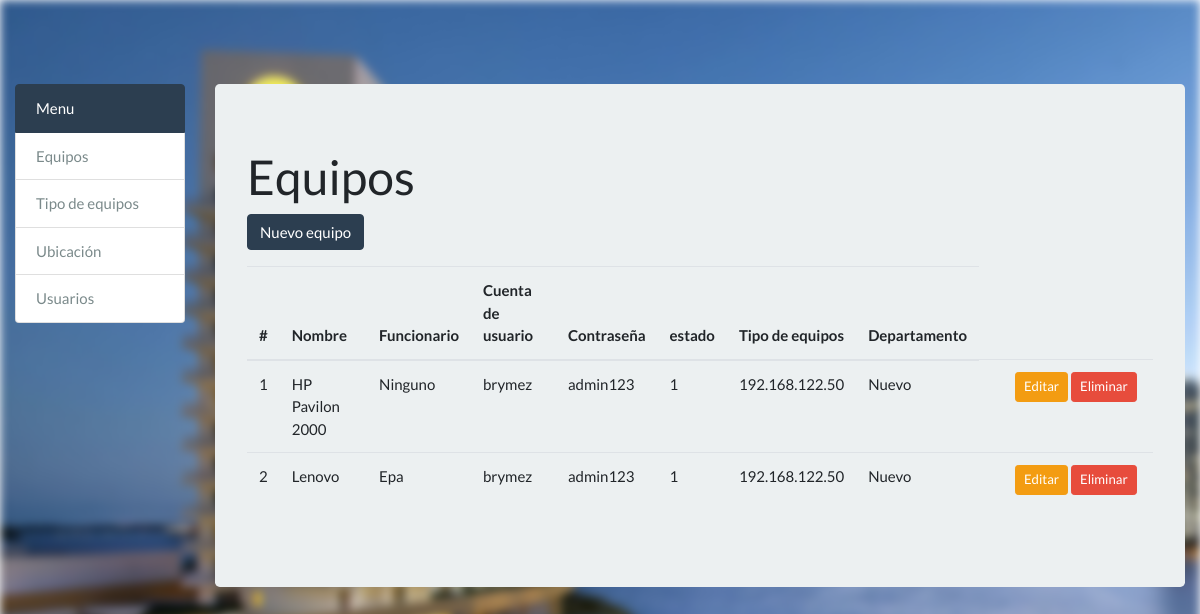
The app's page /, older data.
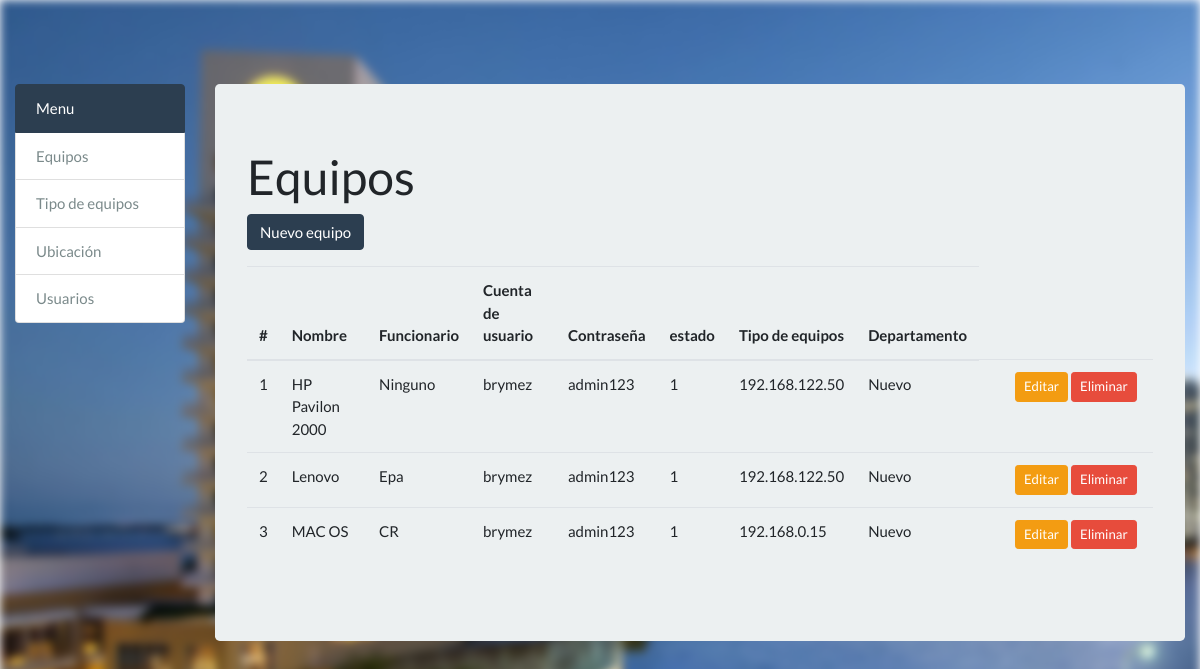
The same page, newer data.
### equipos/models.py (models this page shows, shortened)
class Equipos(models.Model):
	id_equipos = models.AutoField(primary_key=True,max_length=5)
	nombre_equipo = models.CharField(max_length=20,blank=True,null=True)
	funcionario = models.CharField(max_length=45,blank=True,null=True)
	cuenta_usuario = models.CharField(max_length=20,blank=True,null=True)
	contrasena = models.CharField(max_length=20,blank=True,null=True)
	estado = models.CharField(max_length=10,blank=True,null=True)
	direccion_ip= models.GenericIPAddressField(max_length=15)
	id_Tipos_Equipos = models.ForeignKey('Tipos_Equipos', on_delete=models.DO_NOTHING)
	id_Departamento = models.ForeignKey(Departamento, on_delete=models.DO_NOTHING)

class Tipos_Equipos(models.Model):
	id_tipos_equipos = models.AutoField(primary_key=True,max_length=5)
	tipo = models.CharField(max_length=20,blank=True,null=True)
	def __str__(self):
		return self.tipo

### equipos/views.py (the view)
# urls.py: url(r'^$', views.equipo_list, name='equipo_list'),
def equipo_list(request):
    equipos = Equipos.objects.all()
    return render(request, 'equipos/equipo_list.html', {'equipos': equipos})

### templates/equipos/equipo_list.html (shortened to what this page needs)
{% extends 'base.html' %}
{% load static %}
{% block content %}
  <h1 class="page-header">Equipos</h1>
  <p>
    <button type="button" class="btn btn-primary js-create-equipo" data-url="{% url 'equipo_create' %}">
      Nuevo equipo
    </button>
  </p>
  <table class="table" id="equipo-table">
    <thead>
      <tr>
        <th>#</th>
        <th>Nombre</th>
        <th>Funcionario</th>
        <th>Cuenta de usuario</th>
        <th>Contraseña</th>
        <th>estado</th>
        <th>Tipo de equipos</th>
        <th>Departamento</th>
      </tr>
    </thead>
    <tbody>
      {% include 'equipos/includes/partial_equipos_list.html' %}
    </tbody>
  </table>
{% endblock %}

### templates/base.html (shortened to what this page needs)
{% load static %}<!DOCTYPE html>
<html lang="en">
  <head>
    <link href="{% static 'css/bootstrap.css'%}" rel="stylesheet">
    <link href="{% static 'css/bootstrap.min.css'%}" rel="stylesheet">
    <link href="{% static 'css/index.css'%}" rel="stylesheet">
  </head>
<body class="content">
    <div style="padding-top: 7%;"></div>
    <div class="container-fluid">
        <div class="row">
            <div class="col-md-2">
                <div class="list-group">
                  <a href="#" class="list-group-item list-group-item-action active">
                    Menu
                  </a>
                  <a href="{% url 'equipo_list' %}" class="list-group-item list-group-item-action ">Equipos
                  </a>
                    <a href="{% url 'tipo_equipo_list' %}" class="list-group-item list-group-item-action ">Tipo de equipos
                  </a>
                  <a href="#" class="list-group-item list-group-item-action ">Ubicación
                  </a>
                    <a href="#" class="list-group-item list-group-item-action ">Usuarios
                  </a>
                </div>
            </div>
            <div class="col-md-10">
                <div class="jumbotron">
                    {% block content %}
                    {% endblock %}
                </div>
            </div>
        </div>
    </div>
</body>
</html>

### templates/equipos/includes/partial_equipos_list.html (shortened to what this page needs)
{% for equipo in equipos %}
  <tr>
    <td>{{ equipo.id_equipos }}</td>
    <td>{{ equipo.nombre_equipo }}</td>
    <td>{{ equipo.funcionario }}</td>
    <td>{{ equipo.cuenta_usuario }}</td>
    <td>{{ equipo.contrasena }}</td>
    <td>{{ equipo.estado }}</td>
    <td>{{ equipo.direccion_ip }}</td>
      <td>{{ equipo.id_Tipos_Equipos }}</td>
      <td>{{ equipo.id_Departamentos }}</td>
    <td style="width: 150px">
      <button type="button"
              class="btn btn-warning btn-sm js-update-equipo"
              data-url="{% url 'equipo_update' equipo.id_equipos %}">
         Editar
      </button>
      <button type="button"
              class="btn btn-danger btn-sm js-delete-equipo"
              data-url="{% url 'equipo_delete' equipo.id_equipos %}">
         Eliminar
      </button>
    </td>
  </tr>
{% empty %}
  <tr>
    <td colspan="8" class="text-center bg-warning">No hay equipos</td>
  </tr>
{% endfor %}

### static_pro/static/css/index.css (style rules this page uses)
.content:before { content: ""; position: fixed; left: 0; right: 0; z-index: -1; display: block; background-image: url('../img/hotel.jpg'); width: 100%; height: 100%; -webkit-filter: blur(5px); -moz-filter: blur(5px); -o-filter: blur(5px); -ms-filter: blur(5px); filter: blur(5px); }
.content { position: fixed; left: 0; right: 0; z-index: 0; margin-left: 0px; margin-right: 0px; }

Row changes from the older to the newer data that the page shows:
added Equipos: id_equipos "3", nombre_equipo "MAC OS", funcionario "CR", cuenta_usuario "brymez", contrasena "admin123", estado "1", direccion_ip "192.168.0.15", id_Tipos_Equipos "Nuevo"
